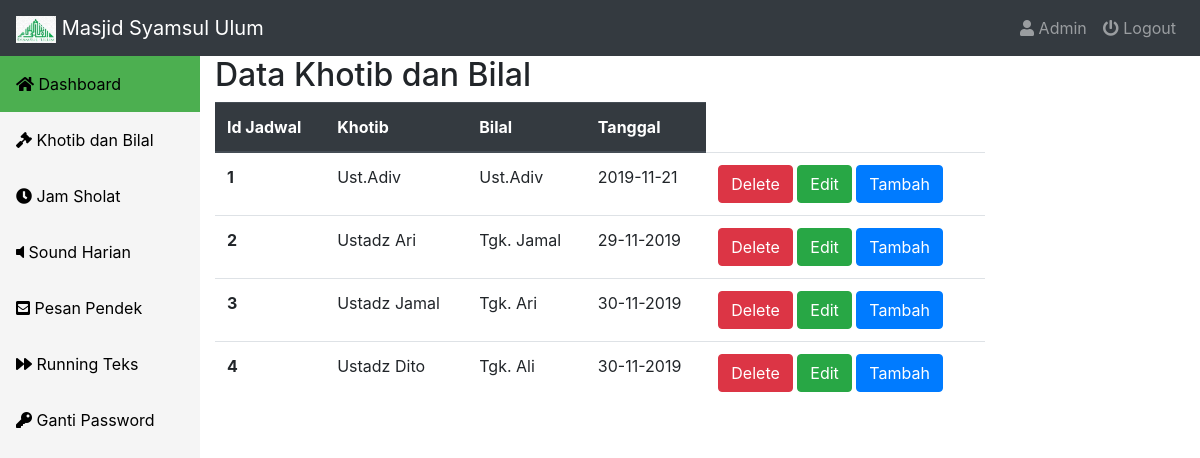
/index.php/jadwal/get_data, run on the app's committed database.
### tables this page shows
CREATE TABLE `jadwal` (
  `id_jadwal` int(11) NOT NULL,
  `tanggal` varchar(20) NOT NULL,
  `khotib` varchar(50) NOT NULL,
  `bilal` varchar(50) NOT NULL
);

### application/controllers/Jadwal.php (called while the page is built, shortened)
<?php
    class Jadwal extends CI_Controller{
        function __construct(){
            $this->load->model('jadwal_model');
        }
        public function get_data(){
            $table = 'jadwal';
            $hasil = $this->jadwal_model->get_jadwal($table);
            $data['data_view'] = $hasil;
            $this->load->view('table_jadwal',$data);
        }
    }
?>

### index.php (called while the page is built, shortened)
<?php
require_once BASEPATH.'core/CodeIgniter.php';

### application/models/jadwal_model.php (called while the page is built, shortened)
<?php
    class jadwal_model extends CI_Model{
        public function get_jadwal($table){
            $hasil = $this->db->get($table);
            if ($hasil->num_rows() > 0){
                return $hasil->result_array();
            }
            return false;
        }
    }
?>

### application/views/table_jadwal.php (the view, shortened to what this page needs)
<!DOCTYPE html>
<head>
    <link rel="stylesheet" href="<?php echo base_url('assets/bootstrap-4.3.1-dist/css/bootstrap.min.css'); ?>">
    <link rel="stylesheet" type = "text/css" href="<?php echo base_url().'assets/css/sidebar-style.css'?>">
    <link rel="stylesheet" href="https://use.fontawesome.com/releases/v5.7.0/css/all.css"
>
</head>
<body>
    <nav class="navbar navbar-expand-sm bg-dark navbar-dark">
        <a href="#" class="navbar-brand">
            <img src="<?php echo base_url().'assets/images/MSU.png'?>" style="width: 40px;" alt="Logo"> Masjid Syamsul Ulum
        </a>
        <div class="navbar-collapse">
                <ul class="navbar-nav ml-auto">
                    <li><a href="#" class="nav-link"><span class="fas fa-user"></span> Admin</a></li>
                    <li><a href="<?php echo base_url().'User/logout'?>" class = "nav-link"><span class="fas fa-power-off"></span> Logout</a></li>
                </ul>
        </div>
    </nav>
    <div class="sidebar col-lg-4" style ="display :inline-block">
        <a href="#" class="active"><span class="fas fa-home"></span> Dashboard</a>
        <a href="<?php echo site_url().'Jadwal/get_data'?>"><span class="fas fa-gavel"></span> Khotib dan Bilal</a>
        <a href="#"><span class="fas fa-clock"></span> Jam Sholat</a>
        <a href="#"><span class="fas fa-volume-off"></span> Sound Harian</a>
        <a href="#"><span class="fas fa-envelope-square"></span> Pesan Pendek</a>
        <a href="#"><span class="fas fa-forward"></span> Running Teks</a>
        <a href="#"><span class="fas fa-key"></span> Ganti Password</a>
    </div>
    <div class ="col-lg-8" style = "margin : auto;">
            <h2>Data Khotib dan Bilal</h2>
            <table class ="table">
                <thead class = "thead-dark">
                    <tr>
                        <th>Id Jadwal</th>
                        <th>Khotib</th>
                        <th>Bilal</th>
                        <th>Tanggal</th>
                    </tr>
                </thead>
                <tbody>
                    <?php foreach ($data_view as $data) :?>
                        <tr>
                            <th scope = "row"><?php echo $data['id_jadwal'];?></th>
                            <td><?php echo $data['khotib'];?></td>
                            <td><?php echo $data['bilal'];?></td>
                            <td><?php echo $data['tanggal'];?></td>
                            <td>
                                <a href="<?php echo site_url().'Jadwal/delete_data'.$data["id_jadwal"]?>"><button class = "btn btn-danger">Delete</button></a>
                                <a href="<?php echo site_url().'Jadwal/update_data_view'.$data["id_jadwal"] ?>"><button class ="btn btn-success">Edit</button></a>
                                <a href="<?php echo site_url().'Jadwal/input_data_view' ?>"><button class = "btn btn-primary">Tambah</button></a>
                            </td>
                        </tr>
                    <?php endforeach; ?>
                </tbody>
            </table>
        </div>
</body>
</html>

### assets/css/sidebar-style.css (style rules this page uses)
.sidebar { margin: 0; padding: 0; width: 200px; position: fixed; height: 100%; overflow: auto; background-color:whitesmoke; }
.sidebar a { display: block; color: black; padding: 16px; text-decoration: none; }
.sidebar a.active { background-color: #4CAf50; }

### data on the page
jadwal: id_jadwal "1", khotib "Ust.Adiv", bilal "Ust.Adiv", tanggal "2019-11-21"
jadwal: id_jadwal "2", khotib "Ustadz Ari", bilal "Tgk. Jamal", tanggal "29-11-2019"
jadwal: id_jadwal "3", khotib "Ustadz Jamal", bilal "Tgk. Ari", tanggal "30-11-2019"
jadwal: id_jadwal "4", khotib "Ustadz Dito", bilal "Tgk. Ali", tanggal "30-11-2019"
